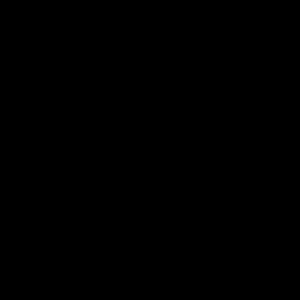
Frame 1 (no input)
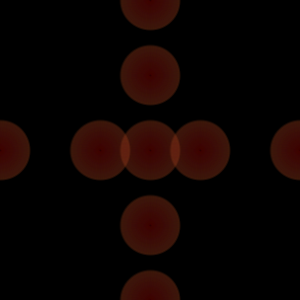
Frame 60 (the mouse pressed at the canvas centre just before this capture)
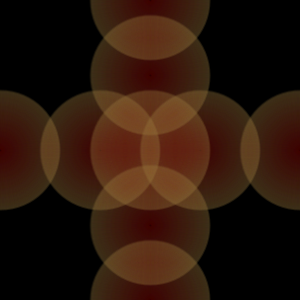
Frame 120 (the mouse held since frame 60 and released just before this capture)

The Processing sketch that drew these frames (run headless with seeded random() and noise(); from frame 60 on, the mouse is pressed at the canvas centre):

// Processing sketch: processing_20801
// ── processing_20801.pde


void setup () {
    background(0,0,0);
  size(300,300);
 
  frameRate(25);
  smooth();
}
int x = 0;
int y = 0;

void draw(){

strokeWeight(2);
stroke(150, x,y/2, 30);
  noFill();
ellipseMode(CENTER); 
 ellipse(width/2,height/2,x, y);
  ellipse(width,height/2,x, y);
    ellipse(width/3,height/2,x, y);
    ellipse(width-100,height/2,x, y);
    ellipse(0,height/2,x, y);
      ellipse(width/2,height/4,x, y);
       ellipse(width/2,height-75,x, y);
    ellipse(width/2,0,x, y);
      ellipse(width/2,300,x, y);
    
 x++;
 y++;
 if (x>200){
 x=0;
 if (y>200){
 

 }
}
}
